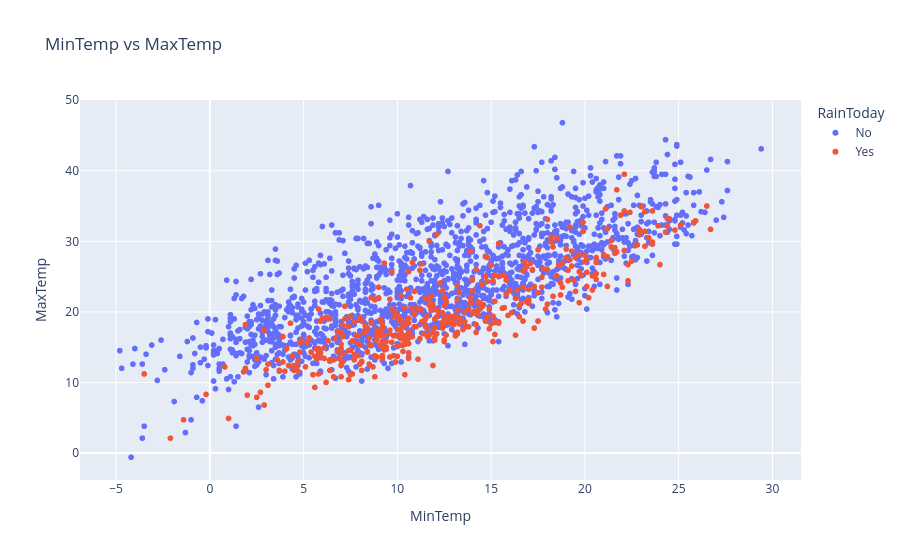

Write notebook code for a chart like this one.
### Code cell
# MinTemp vs MaxTemp
px.scatter(df.sample(2000), x= 'MinTemp', y='MaxTemp',
             title='MinTemp vs MaxTemp',
             color='RainToday',)

### Figure 1 — Plotly figure (JSON) as saved in the notebook; plotly's stock layout.template omitted (floating-point values rounded to 4 significant figures; data arrays with more than 128 entries replaced by an {"elided": "..."} marker saying what was removed)
{"data": [{"hovertemplate": "RainToday=No<br>MinTemp=%{x}<br>MaxTemp=%{y}<extra></extra>", "legendgroup": "No", "marker": {"color": "#636efa", "symbol": "circle"}, "mode": "markers", "name": "No", "showlegend": true, "type": "scattergl", "x": {"elided": "1555 float values"}, "xaxis": "x", "y": {"elided": "1555 float values"}, "yaxis": "y"}, {"hovertemplate": "RainToday=Yes<br>MinTemp=%{x}<br>MaxTemp=%{y}<extra></extra>", "legendgroup": "Yes", "marker": {"color": "#EF553B", "symbol": "circle"}, "mode": "markers", "name": "Yes", "showlegend": true, "type": "scattergl", "x": {"elided": "445 float values"}, "xaxis": "x", "y": {"elided": "445 float values"}, "yaxis": "y"}], "layout": {"legend": {"title": {"text": "RainToday"}, "tracegroupgap": 0}, "title": {"text": "MinTemp vs MaxTemp"}, "xaxis": {"anchor": "y", "domain": [0, 1], "title": {"text": "MinTemp"}}, "yaxis": {"anchor": "x", "domain": [0, 1], "title": {"text": "MaxTemp"}}}}
